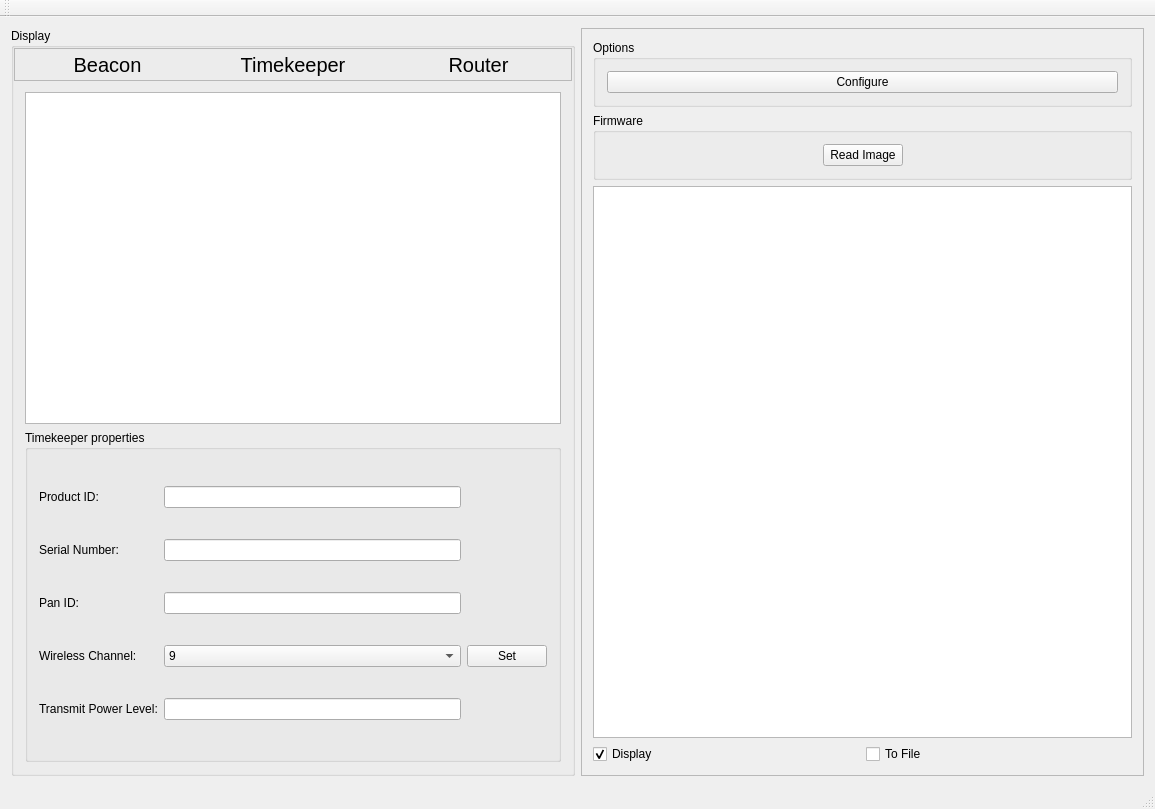
<?xml version="1.0" encoding="UTF-8"?>
<ui version="4.0">
 <class>charge_stationClass</class>
 <widget class="QMainWindow" name="charge_stationClass">
  <property name="geometry">
   <rect>
    <x>0</x>
    <y>0</y>
    <width>1155</width>
    <height>809</height>
   </rect>
  </property>
  <property name="minimumSize">
   <size>
    <width>1000</width>
    <height>0</height>
   </size>
  </property>
  <property name="windowTitle">
   <string>charging_station</string>
  </property>
  <widget class="QWidget" name="centralWidget">
   <layout class="QGridLayout" name="gridLayout">
    <item row="0" column="3">
     <widget class="QScrollArea" name="scrollArea">
      <property name="widgetResizable">
       <bool>true</bool>
      </property>
      <widget class="QWidget" name="scrollAreaWidgetContents">
       <property name="geometry">
        <rect>
         <x>0</x>
         <y>0</y>
         <width>563</width>
         <height>736</height>
        </rect>
       </property>
       <layout class="QGridLayout" name="gridLayout_2">
        <item row="0" column="0">
         <widget class="QGroupBox" name="groupBox">
          <property name="title">
           <string>Options</string>
          </property>
          <layout class="QGridLayout" name="gridLayout_7">
           <item row="0" column="0">
            <widget class="QPushButton" name="configureShowDevices">
             <property name="text">
              <string>Configure</string>
             </property>
            </widget>
           </item>
          </layout>
         </widget>
        </item>
        <item row="1" column="0">
         <widget class="QGroupBox" name="groupBox_3">
          <property name="title">
           <string>Firmware</string>
          </property>
          <layout class="QGridLayout" name="gridLayout_10">
           <item row="0" column="1">
            <widget class="QPushButton" name="readImage">
             <property name="text">
              <string>Read Image</string>
             </property>
            </widget>
           </item>
           <item row="0" column="0">
            <spacer name="horizontalSpacer">
             <property name="orientation">
              <enum>Qt::Horizontal</enum>
             </property>
             <property name="sizeHint" stdset="0">
              <size>
               <width>30</width>
               <height>20</height>
              </size>
             </property>
            </spacer>
           </item>
           <item row="0" column="2">
            <spacer name="horizontalSpacer_2">
             <property name="orientation">
              <enum>Qt::Horizontal</enum>
             </property>
             <property name="sizeHint" stdset="0">
              <size>
               <width>30</width>
               <height>20</height>
              </size>
             </property>
            </spacer>
           </item>
          </layout>
         </widget>
        </item>
        <item row="3" column="0">
         <layout class="QHBoxLayout" name="horizontalLayout_3">
          <item>
           <widget class="QCheckBox" name="checkBox">
            <property name="text">
             <string>Display</string>
            </property>
            <property name="checked">
             <bool>true</bool>
            </property>
           </widget>
          </item>
          <item>
           <widget class="QCheckBox" name="logToFile">
            <property name="text">
             <string>To File</string>
            </property>
           </widget>
          </item>
         </layout>
        </item>
        <item row="2" column="0">
         <widget class="QPlainTextEdit" name="logs">
          <property name="documentTitle">
           <string>Logs</string>
          </property>
          <property name="readOnly">
           <bool>true</bool>
          </property>
         </widget>
        </item>
       </layout>
      </widget>
     </widget>
    </item>
    <item row="0" column="2">
     <widget class="QGroupBox" name="groupBox_2">
      <property name="title">
       <string>Display</string>
      </property>
      <layout class="QVBoxLayout" name="verticalLayout">
       <property name="spacing">
        <number>0</number>
       </property>
       <property name="margin">
        <number>0</number>
       </property>
       <item>
        <widget class="QFrame" name="frame">
         <property name="sizePolicy">
          <sizepolicy hsizetype="Preferred" vsizetype="Fixed">
           <horstretch>0</horstretch>
           <verstretch>0</verstretch>
          </sizepolicy>
         </property>
         <property name="maximumSize">
          <size>
           <width>16777215</width>
           <height>35</height>
          </size>
         </property>
         <property name="frameShape">
          <enum>QFrame::StyledPanel</enum>
         </property>
         <property name="frameShadow">
          <enum>QFrame::Raised</enum>
         </property>
         <layout class="QHBoxLayout" name="horizontalLayout">
          <property name="spacing">
           <number>0</number>
          </property>
          <property name="margin">
           <number>0</number>
          </property>
          <item>
           <widget class="QToolButton" name="toolButtonBeacon">
            <property name="sizePolicy">
             <sizepolicy hsizetype="Expanding" vsizetype="Expanding">
              <horstretch>0</horstretch>
              <verstretch>0</verstretch>
             </sizepolicy>
            </property>
            <property name="minimumSize">
             <size>
              <width>0</width>
              <height>30</height>
             </size>
            </property>
            <property name="font">
             <font>
              <pointsize>15</pointsize>
             </font>
            </property>
            <property name="text">
             <string>Beacon</string>
            </property>
            <property name="iconSize">
             <size>
              <width>200</width>
              <height>128</height>
             </size>
            </property>
            <property name="toolButtonStyle">
             <enum>Qt::ToolButtonIconOnly</enum>
            </property>
            <property name="autoRaise">
             <bool>true</bool>
            </property>
           </widget>
          </item>
          <item>
           <widget class="QToolButton" name="toolButtonTimekeeper">
            <property name="sizePolicy">
             <sizepolicy hsizetype="Expanding" vsizetype="Expanding">
              <horstretch>0</horstretch>
              <verstretch>0</verstretch>
             </sizepolicy>
            </property>
            <property name="minimumSize">
             <size>
              <width>0</width>
              <height>30</height>
             </size>
            </property>
            <property name="font">
             <font>
              <pointsize>15</pointsize>
             </font>
            </property>
            <property name="text">
             <string>Timekeeper</string>
            </property>
            <property name="iconSize">
             <size>
              <width>200</width>
              <height>128</height>
             </size>
            </property>
            <property name="autoRaise">
             <bool>true</bool>
            </property>
           </widget>
          </item>
          <item>
           <widget class="QToolButton" name="toolButtonRouter">
            <property name="sizePolicy">
             <sizepolicy hsizetype="Expanding" vsizetype="Expanding">
              <horstretch>0</horstretch>
              <verstretch>0</verstretch>
             </sizepolicy>
            </property>
            <property name="minimumSize">
             <size>
              <width>0</width>
              <height>30</height>
             </size>
            </property>
            <property name="font">
             <font>
              <pointsize>15</pointsize>
             </font>
            </property>
            <property name="text">
             <string>Router</string>
            </property>
            <property name="iconSize">
             <size>
              <width>200</width>
              <height>128</height>
             </size>
            </property>
            <property name="autoRaise">
             <bool>true</bool>
            </property>
           </widget>
          </item>
         </layout>
        </widget>
       </item>
       <item>
        <widget class="QStackedWidget" name="stackedWidget">
         <property name="currentIndex">
          <number>1</number>
         </property>
         <widget class="QWidget" name="beacon">
          <layout class="QGridLayout" name="gridLayout_3">
           <item row="2" column="1">
            <widget class="QGroupBox" name="beaconGroupBox">
             <property name="sizePolicy">
              <sizepolicy hsizetype="Expanding" vsizetype="Expanding">
               <horstretch>0</horstretch>
               <verstretch>0</verstretch>
              </sizepolicy>
             </property>
             <property name="title">
              <string>Beacon properties</string>
             </property>
             <layout class="QGridLayout" name="gridLayout_6">
              <item row="3" column="1">
               <widget class="QLineEdit" name="bcBeaconID">
                <property name="readOnly">
                 <bool>true</bool>
                </property>
               </widget>
              </item>
              <item row="3" column="0">
               <widget class="QLabel" name="label_7">
                <property name="text">
                 <string>Beacon ID:</string>
                </property>
               </widget>
              </item>
              <item row="0" column="0">
               <widget class="QLabel" name="label">
                <property name="text">
                 <string>Product ID:</string>
                </property>
               </widget>
              </item>
              <item row="0" column="1">
               <widget class="QLineEdit" name="bcProductID">
                <property name="readOnly">
                 <bool>true</bool>
                </property>
               </widget>
              </item>
              <item row="1" column="0">
               <widget class="QLabel" name="label_5">
                <property name="text">
                 <string>Serial Number:</string>
                </property>
               </widget>
              </item>
              <item row="1" column="1">
               <widget class="QLineEdit" name="bcSerialNumber">
                <property name="readOnly">
                 <bool>true</bool>
                </property>
               </widget>
              </item>
              <item row="2" column="0">
               <widget class="QLabel" name="label_6">
                <property name="text">
                 <string>Pan ID:</string>
                </property>
               </widget>
              </item>
              <item row="2" column="1">
               <widget class="QLineEdit" name="bcPanID">
                <property name="readOnly">
                 <bool>true</bool>
                </property>
               </widget>
              </item>
              <item row="4" column="0">
               <widget class="QLabel" name="label_8">
                <property name="text">
                 <string>LED On Offset:</string>
                </property>
               </widget>
              </item>
              <item row="4" column="1">
               <widget class="QLineEdit" name="bcLedOnOffset">
                <property name="readOnly">
                 <bool>true</bool>
                </property>
               </widget>
              </item>
              <item row="5" column="0">
               <widget class="QLabel" name="label_9">
                <property name="text">
                 <string>LED Off Offset:</string>
                </property>
               </widget>
              </item>
              <item row="5" column="1">
               <widget class="QLineEdit" name="bcLedOffOffset">
                <property name="readOnly">
                 <bool>true</bool>
                </property>
               </widget>
              </item>
              <item row="6" column="0">
               <widget class="QLabel" name="label_10">
                <property name="text">
                 <string>Wireless Channel:</string>
                </property>
               </widget>
              </item>
              <item row="7" column="0">
               <widget class="QLabel" name="label_11">
                <property name="text">
                 <string>Wireless Time Slot:</string>
                </property>
               </widget>
              </item>
              <item row="8" column="0">
               <widget class="QLabel" name="label_2">
                <property name="text">
                 <string>LED ID 1:</string>
                </property>
               </widget>
              </item>
              <item row="8" column="1">
               <widget class="QLineEdit" name="bcLed1">
                <property name="readOnly">
                 <bool>true</bool>
                </property>
               </widget>
              </item>
              <item row="9" column="0">
               <widget class="QLabel" name="label_3">
                <property name="text">
                 <string>LED ID 2:</string>
                </property>
               </widget>
              </item>
              <item row="9" column="1">
               <widget class="QLineEdit" name="bcLed2">
                <property name="readOnly">
                 <bool>true</bool>
                </property>
               </widget>
              </item>
              <item row="10" column="0">
               <widget class="QLabel" name="label_4">
                <property name="text">
                 <string>LED ID 3:</string>
                </property>
               </widget>
              </item>
              <item row="10" column="1">
               <widget class="QLineEdit" name="bcLed3">
                <property name="readOnly">
                 <bool>true</bool>
                </property>
               </widget>
              </item>
              <item row="11" column="0">
               <widget class="QLabel" name="label_12">
                <property name="text">
                 <string>Transmit Power Level:</string>
                </property>
               </widget>
              </item>
              <item row="6" column="1">
               <widget class="QLineEdit" name="bcWirelessChannel">
                <property name="readOnly">
                 <bool>true</bool>
                </property>
               </widget>
              </item>
              <item row="7" column="1">
               <widget class="QLineEdit" name="bcWirelessTimeSlot">
                <property name="readOnly">
                 <bool>true</bool>
                </property>
               </widget>
              </item>
              <item row="11" column="1">
               <widget class="QLineEdit" name="bcTxPowerLevel">
                <property name="readOnly">
                 <bool>true</bool>
                </property>
               </widget>
              </item>
             </layout>
            </widget>
           </item>
           <item row="1" column="1">
            <widget class="QTableView" name="beaconTableView">
             <attribute name="horizontalHeaderCascadingSectionResizes">
              <bool>true</bool>
             </attribute>
             <attribute name="horizontalHeaderMinimumSectionSize">
              <number>5</number>
             </attribute>
             <attribute name="horizontalHeaderStretchLastSection">
              <bool>true</bool>
             </attribute>
            </widget>
           </item>
          </layout>
         </widget>
         <widget class="QWidget" name="timekeeper">
          <layout class="QGridLayout" name="gridLayout_4">
           <item row="1" column="0">
            <widget class="QGroupBox" name="beaconGroupBox_2">
             <property name="sizePolicy">
              <sizepolicy hsizetype="Expanding" vsizetype="Expanding">
               <horstretch>0</horstretch>
               <verstretch>0</verstretch>
              </sizepolicy>
             </property>
             <property name="title">
              <string>Timekeeper properties</string>
             </property>
             <layout class="QGridLayout" name="gridLayout_9">
              <item row="1" column="0">
               <widget class="QLabel" name="label_17">
                <property name="text">
                 <string>Serial Number:</string>
                </property>
               </widget>
              </item>
              <item row="0" column="1">
               <widget class="QLineEdit" name="tkProductId">
                <property name="readOnly">
                 <bool>true</bool>
                </property>
               </widget>
              </item>
              <item row="0" column="0">
               <widget class="QLabel" name="label_13">
                <property name="text">
                 <string>Product ID:</string>
                </property>
               </widget>
              </item>
              <item row="1" column="1">
               <widget class="QLineEdit" name="tkSerialNumber">
                <property name="readOnly">
                 <bool>true</bool>
                </property>
               </widget>
              </item>
              <item row="2" column="0">
               <widget class="QLabel" name="label_18">
                <property name="text">
                 <string>Pan ID:</string>
                </property>
               </widget>
              </item>
              <item row="2" column="1">
               <widget class="QLineEdit" name="tkPanId">
                <property name="readOnly">
                 <bool>true</bool>
                </property>
               </widget>
              </item>
              <item row="3" column="0">
               <widget class="QLabel" name="label_22">
                <property name="text">
                 <string>Wireless Channel:</string>
                </property>
               </widget>
              </item>
              <item row="3" column="1">
               <widget class="QComboBox" name="tkWirelessDropDown">
                <item>
                 <property name="text">
                  <string>9</string>
                 </property>
                </item>
                <item>
                 <property name="text">
                  <string>10</string>
                 </property>
                </item>
                <item>
                 <property name="text">
                  <string>11</string>
                 </property>
                </item>
                <item>
                 <property name="text">
                  <string>12</string>
                 </property>
                </item>
                <item>
                 <property name="text">
                  <string>13</string>
                 </property>
                </item>
                <item>
                 <property name="text">
                  <string>14</string>
                 </property>
                </item>
                <item>
                 <property name="text">
                  <string>15</string>
                 </property>
                </item>
                <item>
                 <property name="text">
                  <string>16</string>
                 </property>
                </item>
                <item>
                 <property name="text">
                  <string>17</string>
                 </property>
                </item>
                <item>
                 <property name="text">
                  <string>18</string>
                 </property>
                </item>
                <item>
                 <property name="text">
                  <string>19</string>
                 </property>
                </item>
                <item>
                 <property name="text">
                  <string>20</string>
                 </property>
                </item>
                <item>
                 <property name="text">
                  <string>21</string>
                 </property>
                </item>
               </widget>
              </item>
              <item row="4" column="0">
               <widget class="QLabel" name="label_24">
                <property name="text">
                 <string>Transmit Power Level:</string>
                </property>
               </widget>
              </item>
              <item row="4" column="1">
               <widget class="QLineEdit" name="tkPowerLevel">
                <property name="readOnly">
                 <bool>true</bool>
                </property>
               </widget>
              </item>
              <item row="3" column="2">
               <widget class="QPushButton" name="tkSetWirelessChannel">
                <property name="text">
                 <string>Set</string>
                </property>
               </widget>
              </item>
             </layout>
            </widget>
           </item>
           <item row="0" column="0">
            <widget class="QTableView" name="timekeepeTableView"/>
           </item>
          </layout>
         </widget>
         <widget class="QWidget" name="page">
          <layout class="QGridLayout" name="gridLayout_5">
           <item row="0" column="0">
            <widget class="QTableView" name="routerTableView"/>
           </item>
           <item row="1" column="0">
            <widget class="QGroupBox" name="beaconGroupBox_3">
             <property name="sizePolicy">
              <sizepolicy hsizetype="Expanding" vsizetype="Expanding">
               <horstretch>0</horstretch>
               <verstretch>0</verstretch>
              </sizepolicy>
             </property>
             <property name="title">
              <string>Router properties</string>
             </property>
             <layout class="QGridLayout" name="gridLayout_8">
              <item row="0" column="0">
               <widget class="QLabel" name="label_14">
                <property name="text">
                 <string>Product ID:</string>
                </property>
               </widget>
              </item>
              <item row="0" column="1">
               <widget class="QLineEdit" name="rtProductId"/>
              </item>
              <item row="1" column="0">
               <widget class="QLabel" name="label_19">
                <property name="text">
                 <string>Serial Number:</string>
                </property>
               </widget>
              </item>
              <item row="1" column="1">
               <widget class="QLineEdit" name="rtSerialNumber"/>
              </item>
              <item row="2" column="0">
               <widget class="QLabel" name="label_20">
                <property name="text">
                 <string>Pan ID:</string>
                </property>
               </widget>
              </item>
              <item row="2" column="1">
               <widget class="QLineEdit" name="rtPanId"/>
              </item>
              <item row="3" column="0">
               <widget class="QLabel" name="label_23">
                <property name="text">
                 <string>Wireless Channel:</string>
                </property>
               </widget>
              </item>
              <item row="4" column="0">
               <widget class="QLabel" name="label_25">
                <property name="text">
                 <string>Transmit Power Level:</string>
                </property>
               </widget>
              </item>
              <item row="3" column="1">
               <widget class="QLineEdit" name="rtWirelessChannel"/>
              </item>
              <item row="4" column="1">
               <widget class="QLineEdit" name="rtPowerLevel"/>
              </item>
             </layout>
            </widget>
           </item>
          </layout>
         </widget>
        </widget>
       </item>
      </layout>
     </widget>
    </item>
   </layout>
  </widget>
  <widget class="QMenuBar" name="menuBar">
   <property name="geometry">
    <rect>
     <x>0</x>
     <y>0</y>
     <width>1155</width>
     <height>21</height>
    </rect>
   </property>
  </widget>
  <widget class="QToolBar" name="mainToolBar">
   <attribute name="toolBarArea">
    <enum>TopToolBarArea</enum>
   </attribute>
   <attribute name="toolBarBreak">
    <bool>false</bool>
   </attribute>
  </widget>
  <widget class="QStatusBar" name="statusBar"/>
 </widget>
 <layoutdefault spacing="6" margin="11"/>
 <resources>
  <include location="charging_station.qrc"/>
 </resources>
 <connections/>
</ui>
